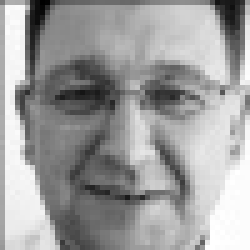
#> input picture faces/1009.jpg, 50 x 50 px, given as the content of the folder fotos, which was not available (shown 5 times larger)
$ python preprocesar_fotos.py
#> lines starting #> are read from the running program, lines starting #| are printed output that depends on the picture; after the words box and inside, x2 and y2 are one past the last pixel; in counts of white or black regions, pixels touching at a corner belong together; pictures that were not available may be replaced by others from this repository, and a replacement may not be noted
import os
import cv2
import numpy as np

IMG_W = 50
IMG_H = 50
DIR_IN = 'fotos'
DIR_OUT = 'faces'

def procesar_imagenes(file_in, file_out):
#> called with file_in = '1009.jpg', file_out = '0.jpg'
	face_orig = img = cv2.imread(DIR_IN + '/' + file_in, 0)
#> face_orig is the input picture: shape (50, 50); min 0, max 255, mean 158.3
	#DETECCION DE OJOS Y ROSTRO
	face_cascade = cv2.CascadeClassifier(cv2.data.haarcascades + 'haarcascade_frontalface_default.xml')
	#eyes_cascade = cv2.CascadeClassifier(cv2.data.haarcascades + 'haarcascade_eye.xml')
	faces_detected = face_cascade.detectMultiScale(img, scaleFactor=1.1, minNeighbors=5)
#> faces_detected = [[3, 2, 44, 44]]
	(x, y, w, h) = faces_detected[0]
#> x = 3; y = 2; w = 44; h = 44
	cv2.rectangle(img, (x, y), (x+w, y+h), (0, 255, 0), 1);
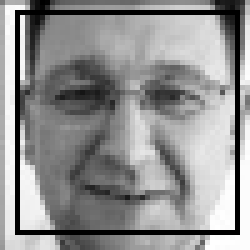
#> img: shape (50, 50) (shown 5 times larger); 7.04% of pixels changed, all inside (x1, y1, x2, y2) = (3, 2, 48, 47)
	#RECORTAR ROSTRO
	crop_img = img[y:y+h, x:x+w]
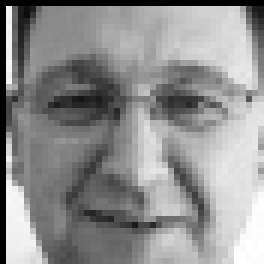
#> crop_img: shape (44, 44) (shown 6 times larger); min 0, max 255, mean 142.6
	#REDIMENSIONAR IMAGEN
	out_img = cv2.resize(crop_img, (IMG_W, IMG_H), interpolation=cv2.INTER_AREA)
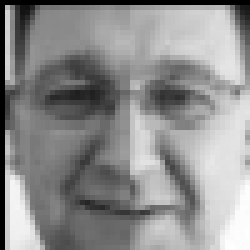
#> out_img: shape (50, 50) (shown 5 times larger); min 0, max 254, mean 142.2
	#NORMALIZAR IMAGEN
	norm_img = np.zeros((IMG_W, IMG_H))
	norm_img = cv2.normalize(out_img, norm_img, 0, 255, cv2.NORM_MINMAX)
	#GRABAR IMAGEN
	cv2.imwrite(DIR_OUT + '/' + file_out, norm_img)

file_list = os.listdir(DIR_IN)
list_len = len(file_list)
for i,file_name in enumerate(file_list):
	os.system('clear')
	print('ARCHIVO',file_name)
	print('RESTANTE', i+1, '/', list_len)
	try:
		procesar_imagenes(file_name, str(i) + '.jpg')
	except:
		print('ERROR',file_name)

#> (the run stopped early here; a loop or call above may not have finished)

$ run again, on faces/1168.jpg
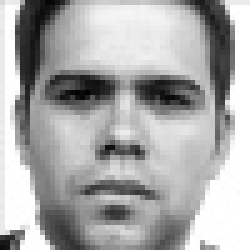
#> input picture faces/1168.jpg, 50 x 50 px, given as the content of the folder fotos, which was not available (shown 5 times larger)
#> in procesar_imagenes, face_orig is the input picture: shape (50, 50); min 0, max 255, mean 171.1
#> faces_detected = [[4, 3, 41, 41]]
#> x = 4; y = 3; w = 41
#> in procesar_imagenes, `cv2.rectangle(img, (x, y), (x+w, y+h), (0, 255, 0), 1);`:
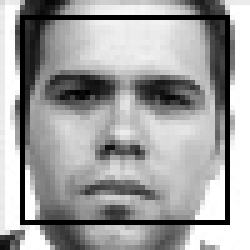
#> img: shape (50, 50) (shown 5 times larger); 6.56% of pixels changed, all inside (x1, y1, x2, y2) = (4, 3, 46, 45)
#> in procesar_imagenes, `out_img = cv2.resize(crop_img, (IMG_W, IMG_H), interpolation=cv2.INTER..`:
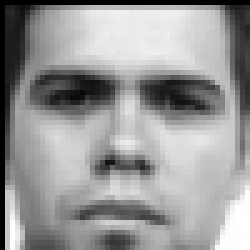
#> out_img: shape (50, 50) (shown 5 times larger); min 0, max 255, mean 152.1
